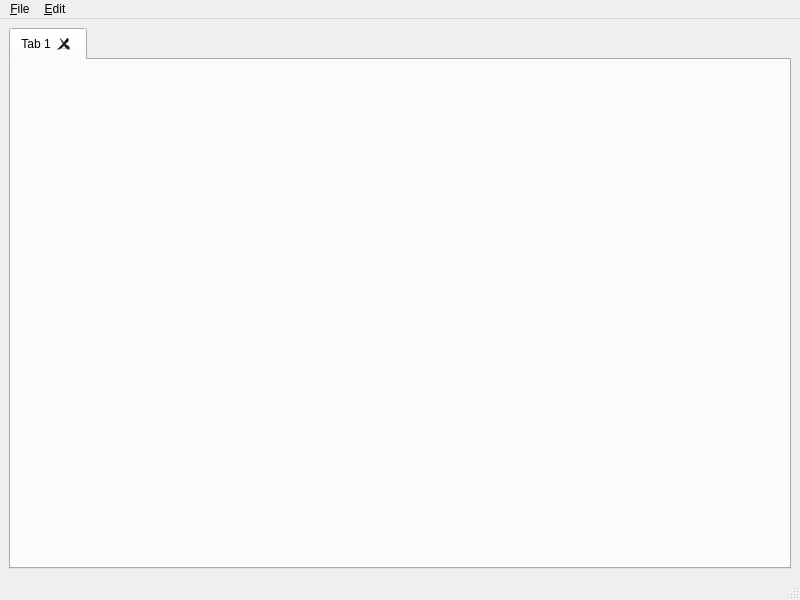
<?xml version="1.0" encoding="UTF-8"?>
<ui version="4.0">
 <class>MainWindow</class>
 <widget class="QMainWindow" name="MainWindow">
  <property name="geometry">
   <rect>
    <x>0</x>
    <y>0</y>
    <width>800</width>
    <height>600</height>
   </rect>
  </property>
  <property name="windowTitle">
   <string>Grafeo</string>
  </property>
  <widget class="QWidget" name="centralwidget">
   <layout class="QHBoxLayout" name="horizontalLayout">
    <item>
     <widget class="QTabWidget" name="tabWidget">
      <property name="currentIndex">
       <number>0</number>
      </property>
      <property name="tabsClosable">
       <bool>true</bool>
      </property>
      <widget class="QWidget" name="tab">
       <attribute name="title">
        <string>Tab 1</string>
       </attribute>
      </widget>
     </widget>
    </item>
   </layout>
  </widget>
  <widget class="QMenuBar" name="menubar">
   <property name="geometry">
    <rect>
     <x>0</x>
     <y>0</y>
     <width>800</width>
     <height>23</height>
    </rect>
   </property>
   <widget class="QMenu" name="menu_File">
    <property name="title">
     <string>&amp;File</string>
    </property>
    <addaction name="actionNew"/>
    <addaction name="actionOpen"/>
    <addaction name="actionSave"/>
    <addaction name="separator"/>
    <addaction name="actionQuit"/>
   </widget>
   <widget class="QMenu" name="menu_Edit">
    <property name="title">
     <string>&amp;Edit</string>
    </property>
    <addaction name="actionPreferences"/>
   </widget>
   <addaction name="menu_File"/>
   <addaction name="menu_Edit"/>
  </widget>
  <widget class="QStatusBar" name="statusbar"/>
  <action name="actionNew">
   <property name="text">
    <string>&amp;New</string>
   </property>
   <property name="toolTip">
    <string>Create New Document</string>
   </property>
   <property name="shortcut">
    <string>Ctrl+N</string>
   </property>
  </action>
  <action name="actionOpen">
   <property name="text">
    <string>&amp;Open</string>
   </property>
   <property name="toolTip">
    <string>Open Existing Document</string>
   </property>
   <property name="shortcut">
    <string>Ctrl+O</string>
   </property>
  </action>
  <action name="actionPreferences">
   <property name="text">
    <string>&amp;Preferences</string>
   </property>
   <property name="toolTip">
    <string>Open Preferences Dialog</string>
   </property>
  </action>
  <action name="actionQuit">
   <property name="text">
    <string>&amp;Quit</string>
   </property>
   <property name="toolTip">
    <string>Quit Grafeo</string>
   </property>
   <property name="shortcut">
    <string>Ctrl+Q</string>
   </property>
  </action>
  <action name="actionSave">
   <property name="text">
    <string>&amp;Save</string>
   </property>
   <property name="toolTip">
    <string>Save Current Document</string>
   </property>
   <property name="shortcut">
    <string>Ctrl+S</string>
   </property>
  </action>
 </widget>
 <resources/>
 <connections/>
</ui>
